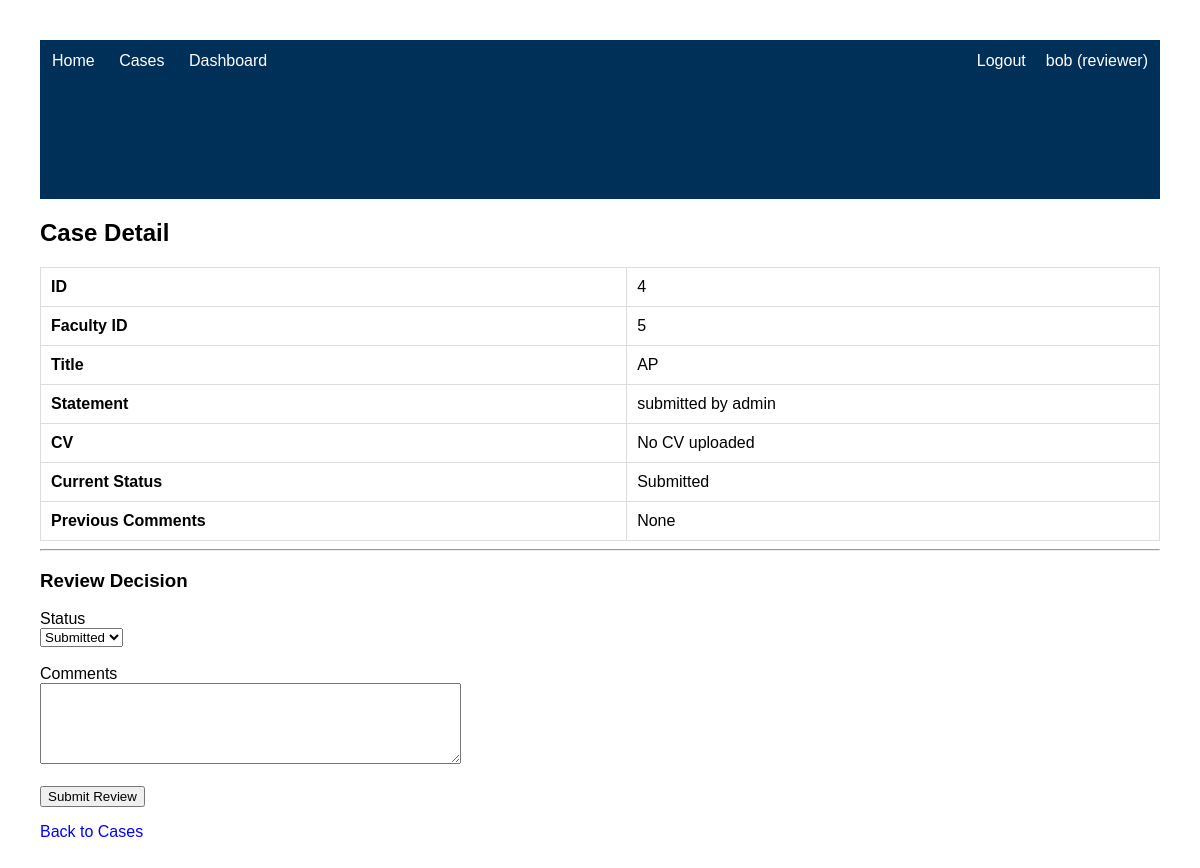
The page /case/4 (signed in) on the database its author committed.
### tables this page shows
CREATE TABLE promotion_cases (
    id INTEGER PRIMARY KEY AUTOINCREMENT,
    faculty_id INTEGER,
    title TEXT,
    statement TEXT,
    status TEXT,
    reviewer_comments TEXT,
    submitted_by TEXT,
    file_name TEXT
    );

### app.py (the view, shortened to what this page needs)
@app.route("/case/<int:case_id>", methods=["GET", "POST"])
@require_role("reviewer", "admin")
def case_detail(case_id):
    conn = get_db()
    if request.method == "GET":
        case = conn.execute("""
            SELECT *
            FROM promotion_cases
            WHERE id = ?
        """, (case_id,)).fetchone()
        conn.close()
        return render_template(
            "case_detail.html",
            case=case
        )

### app.py (called while the page is built)
def require_role(*roles):
    def decorator(f):
        @wraps(f)
        def wrapper(*args, **kwargs):
            if "username" not in session:
                return redirect("/login")
            if session["role"] not in roles:
                return "Access denied", 403
            return f(*args, **kwargs)
        return wrapper
    return decorator

def get_db():
    conn = sqlite3.connect(DATABASE)
    conn.row_factory = sqlite3.Row
    return conn

### templates/case_detail.html (shortened to what this page needs)
{% extends "base.html" %}
{% block content %}
<h2>Case Detail</h2>
<table>
<tr>
    <td><b>ID</b></td>
    <td>{{ case.id }}</td>
</tr>
<tr>
    <td><b>Faculty ID</b></td>
    <td>{{ case.faculty_id }}</td>
</tr>
<tr>
    <td><b>Title</b></td>
    <td>{{ case.title }}</td>
</tr>
<tr>
    <td><b>Statement</b></td>
    <td>{{ case.statement }}</td>
</tr>
<tr>
    <td><b>CV</b></td>
    <td>
        {% if case.file_name %}
            <a href="{{ url_for('view_cv', filename=c.file_name) }}"
                target="_blank">
                    View CV
            </a>
        {% else %}
            No CV uploaded
        {% endif %}
    </td>
</tr>
<tr>
    <td><b>Current Status</b></td>
    <td>{{ case.status }}</td>
</tr>
<tr>
    <td><b>Previous Comments</b></td>
    <td>{{ case.reviewer_comments or "None" }}</td>
</tr>
</table>
<hr>
<h3>Review Decision</h3>
<form method="post">
<label>Status</label>
<br>
<select name="status">
    <option value="Submitted">Submitted</option>
</select>
<br><br>
<label>Comments</label>
<br>
<textarea name="comments" rows="5" cols="50"></textarea>
<br><br>
<button type="submit">
Submit Review
</button>
</form>
<p>
<a href="/cases">Back to Cases</a>
</p>
{% endblock %}

### static/style.css (style rules this page uses)
body { font-family: Arial; margin: 40px; }
table { border-collapse: collapse; }
table, th, td { border: 1px solid gray; }
th, td { padding: 10px; }
a { text-decoration: none; color: blue; }
table { width:100%; border-collapse:collapse; }
td, th { padding:10px; border:1px solid #ddd; }

### rows shown on the page
promotion_cases: id "4", faculty_id "5", title "AP", statement "submitted by admin", status "Submitted"

### other values the page prints
{{ session["username"] }} "bob"
{{ session["role"] }} "reviewer"
{{ case.reviewer_comments or "None" }} "None"
